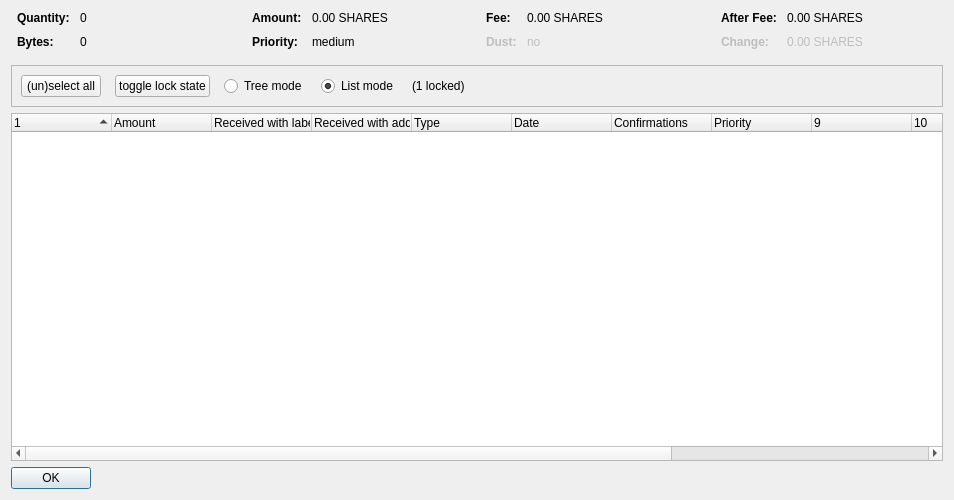
<?xml version="1.0" encoding="UTF-8"?>
<ui version="4.0">
 <class>CoinControlDialog</class>
 <widget class="QDialog" name="CoinControlDialog">
  <property name="geometry">
   <rect>
    <x>0</x>
    <y>0</y>
    <width>954</width>
    <height>500</height>
   </rect>
  </property>
  <property name="windowTitle">
   <string>Coin Selection</string>
  </property>
  <layout class="QVBoxLayout" name="verticalLayout">
   <item>
    <layout class="QHBoxLayout" name="horizontalLayoutTop" stretch="0,0,0,0">
     <property name="topMargin">
      <number>0</number>
     </property>
     <property name="bottomMargin">
      <number>10</number>
     </property>
     <item>
      <layout class="QFormLayout" name="formLayoutCoinControl1">
       <property name="horizontalSpacing">
        <number>10</number>
       </property>
       <property name="verticalSpacing">
        <number>10</number>
       </property>
       <property name="leftMargin">
        <number>6</number>
       </property>
       <property name="rightMargin">
        <number>6</number>
       </property>
       <item row="0" column="0">
        <widget class="QLabel" name="labelCoinControlQuantityText">
         <property name="font">
          <font>
           <weight>75</weight>
           <bold>true</bold>
          </font>
         </property>
         <property name="text">
          <string>Quantity:</string>
         </property>
        </widget>
       </item>
       <item row="0" column="1">
        <widget class="QLabel" name="labelCoinControlQuantity">
         <property name="cursor">
          <cursorShape>IBeamCursor</cursorShape>
         </property>
         <property name="contextMenuPolicy">
          <enum>Qt::ActionsContextMenu</enum>
         </property>
         <property name="text">
          <string notr="true">0</string>
         </property>
         <property name="textInteractionFlags">
          <set>Qt::LinksAccessibleByMouse|Qt::TextSelectableByKeyboard|Qt::TextSelectableByMouse</set>
         </property>
        </widget>
       </item>
       <item row="1" column="0">
        <widget class="QLabel" name="labelCoinControlBytesText">
         <property name="font">
          <font>
           <weight>75</weight>
           <bold>true</bold>
          </font>
         </property>
         <property name="text">
          <string>Bytes:</string>
         </property>
        </widget>
       </item>
       <item row="1" column="1">
        <widget class="QLabel" name="labelCoinControlBytes">
         <property name="cursor">
          <cursorShape>IBeamCursor</cursorShape>
         </property>
         <property name="contextMenuPolicy">
          <enum>Qt::ActionsContextMenu</enum>
         </property>
         <property name="text">
          <string notr="true">0</string>
         </property>
         <property name="textInteractionFlags">
          <set>Qt::LinksAccessibleByMouse|Qt::TextSelectableByKeyboard|Qt::TextSelectableByMouse</set>
         </property>
        </widget>
       </item>
      </layout>
     </item>
     <item>
      <layout class="QFormLayout" name="formLayoutCoinControl2">
       <property name="horizontalSpacing">
        <number>10</number>
       </property>
       <property name="verticalSpacing">
        <number>10</number>
       </property>
       <property name="leftMargin">
        <number>6</number>
       </property>
       <property name="rightMargin">
        <number>6</number>
       </property>
       <item row="0" column="0">
        <widget class="QLabel" name="labelCoinControlAmountText">
         <property name="font">
          <font>
           <weight>75</weight>
           <bold>true</bold>
          </font>
         </property>
         <property name="text">
          <string>Amount:</string>
         </property>
        </widget>
       </item>
       <item row="0" column="1">
        <widget class="QLabel" name="labelCoinControlAmount">
         <property name="cursor">
          <cursorShape>IBeamCursor</cursorShape>
         </property>
         <property name="contextMenuPolicy">
          <enum>Qt::ActionsContextMenu</enum>
         </property>
         <property name="text">
          <string notr="true">0.00 SHARES</string>
         </property>
         <property name="textInteractionFlags">
          <set>Qt::LinksAccessibleByMouse|Qt::TextSelectableByKeyboard|Qt::TextSelectableByMouse</set>
         </property>
        </widget>
       </item>
       <item row="1" column="0">
        <widget class="QLabel" name="labelCoinControlPriorityText">
         <property name="font">
          <font>
           <weight>75</weight>
           <bold>true</bold>
          </font>
         </property>
         <property name="text">
          <string>Priority:</string>
         </property>
        </widget>
       </item>
       <item row="1" column="1">
        <widget class="QLabel" name="labelCoinControlPriority">
         <property name="cursor">
          <cursorShape>IBeamCursor</cursorShape>
         </property>
         <property name="contextMenuPolicy">
          <enum>Qt::ActionsContextMenu</enum>
         </property>
         <property name="text">
          <string>medium</string>
         </property>
         <property name="textInteractionFlags">
          <set>Qt::LinksAccessibleByMouse|Qt::TextSelectableByKeyboard|Qt::TextSelectableByMouse</set>
         </property>
        </widget>
       </item>
      </layout>
     </item>
     <item>
      <layout class="QFormLayout" name="formLayoutCoinControl3">
       <property name="horizontalSpacing">
        <number>10</number>
       </property>
       <property name="verticalSpacing">
        <number>10</number>
       </property>
       <property name="leftMargin">
        <number>6</number>
       </property>
       <property name="rightMargin">
        <number>6</number>
       </property>
       <item row="0" column="0">
        <widget class="QLabel" name="labelCoinControlFeeText">
         <property name="font">
          <font>
           <weight>75</weight>
           <bold>true</bold>
          </font>
         </property>
         <property name="text">
          <string>Fee:</string>
         </property>
        </widget>
       </item>
       <item row="0" column="1">
        <widget class="QLabel" name="labelCoinControlFee">
         <property name="cursor">
          <cursorShape>IBeamCursor</cursorShape>
         </property>
         <property name="contextMenuPolicy">
          <enum>Qt::ActionsContextMenu</enum>
         </property>
         <property name="text">
          <string notr="true">0.00 SHARES</string>
         </property>
         <property name="textInteractionFlags">
          <set>Qt::LinksAccessibleByMouse|Qt::TextSelectableByKeyboard|Qt::TextSelectableByMouse</set>
         </property>
        </widget>
       </item>
       <item row="1" column="0">
        <widget class="QLabel" name="labelCoinControlLowOutputText">
         <property name="enabled">
          <bool>false</bool>
         </property>
         <property name="font">
          <font>
           <weight>75</weight>
           <bold>true</bold>
          </font>
         </property>
         <property name="text">
          <string>Dust:</string>
         </property>
        </widget>
       </item>
       <item row="1" column="1">
        <widget class="QLabel" name="labelCoinControlLowOutput">
         <property name="enabled">
          <bool>false</bool>
         </property>
         <property name="cursor">
          <cursorShape>IBeamCursor</cursorShape>
         </property>
         <property name="contextMenuPolicy">
          <enum>Qt::ActionsContextMenu</enum>
         </property>
         <property name="text">
          <string>no</string>
         </property>
         <property name="textInteractionFlags">
          <set>Qt::LinksAccessibleByMouse|Qt::TextSelectableByKeyboard|Qt::TextSelectableByMouse</set>
         </property>
        </widget>
       </item>
      </layout>
     </item>
     <item>
      <layout class="QFormLayout" name="formLayoutCoinControl4">
       <property name="horizontalSpacing">
        <number>10</number>
       </property>
       <property name="verticalSpacing">
        <number>10</number>
       </property>
       <property name="leftMargin">
        <number>6</number>
       </property>
       <property name="rightMargin">
        <number>6</number>
       </property>
       <item row="0" column="0">
        <widget class="QLabel" name="labelCoinControlAfterFeeText">
         <property name="font">
          <font>
           <weight>75</weight>
           <bold>true</bold>
          </font>
         </property>
         <property name="text">
          <string>After Fee:</string>
         </property>
        </widget>
       </item>
       <item row="0" column="1">
        <widget class="QLabel" name="labelCoinControlAfterFee">
         <property name="cursor">
          <cursorShape>IBeamCursor</cursorShape>
         </property>
         <property name="contextMenuPolicy">
          <enum>Qt::ActionsContextMenu</enum>
         </property>
         <property name="text">
          <string notr="true">0.00 SHARES</string>
         </property>
         <property name="textInteractionFlags">
          <set>Qt::LinksAccessibleByMouse|Qt::TextSelectableByKeyboard|Qt::TextSelectableByMouse</set>
         </property>
        </widget>
       </item>
       <item row="1" column="0">
        <widget class="QLabel" name="labelCoinControlChangeText">
         <property name="enabled">
          <bool>false</bool>
         </property>
         <property name="font">
          <font>
           <weight>75</weight>
           <bold>true</bold>
          </font>
         </property>
         <property name="text">
          <string>Change:</string>
         </property>
        </widget>
       </item>
       <item row="1" column="1">
        <widget class="QLabel" name="labelCoinControlChange">
         <property name="enabled">
          <bool>false</bool>
         </property>
         <property name="cursor">
          <cursorShape>IBeamCursor</cursorShape>
         </property>
         <property name="contextMenuPolicy">
          <enum>Qt::ActionsContextMenu</enum>
         </property>
         <property name="text">
          <string notr="true">0.00 SHARES</string>
         </property>
         <property name="textInteractionFlags">
          <set>Qt::LinksAccessibleByMouse|Qt::TextSelectableByKeyboard|Qt::TextSelectableByMouse</set>
         </property>
        </widget>
       </item>
      </layout>
     </item>
    </layout>
   </item>
   <item>
    <widget class="QFrame" name="frame">
     <property name="minimumSize">
      <size>
       <width>0</width>
       <height>40</height>
      </size>
     </property>
     <property name="frameShape">
      <enum>QFrame::StyledPanel</enum>
     </property>
     <property name="frameShadow">
      <enum>QFrame::Sunken</enum>
     </property>
     <layout class="QHBoxLayout" name="horizontalLayout">
      <item>
       <layout class="QHBoxLayout" name="horizontalLayoutPanel" stretch="0,0,0,0,0,0">
        <property name="spacing">
         <number>14</number>
        </property>
        <item>
         <widget class="QPushButton" name="pushButtonSelectAll">
          <property name="sizePolicy">
           <sizepolicy hsizetype="Maximum" vsizetype="Fixed">
            <horstretch>0</horstretch>
            <verstretch>0</verstretch>
           </sizepolicy>
          </property>
          <property name="text">
           <string>(un)select all</string>
          </property>
          <property name="autoDefault">
           <bool>false</bool>
          </property>
         </widget>
        </item>
        <item>
         <widget class="QPushButton" name="pushButtonToggleLock">
          <property name="sizePolicy">
           <sizepolicy hsizetype="Maximum" vsizetype="Fixed">
            <horstretch>0</horstretch>
            <verstretch>0</verstretch>
           </sizepolicy>
          </property>
          <property name="text">
           <string>toggle lock state</string>
          </property>
          <property name="autoDefault">
           <bool>false</bool>
          </property>
         </widget>
        </item>
        <item>
         <widget class="QRadioButton" name="radioTreeMode">
          <property name="sizePolicy">
           <sizepolicy hsizetype="Maximum" vsizetype="Fixed">
            <horstretch>0</horstretch>
            <verstretch>0</verstretch>
           </sizepolicy>
          </property>
          <property name="text">
           <string>Tree mode</string>
          </property>
         </widget>
        </item>
        <item>
         <widget class="QRadioButton" name="radioListMode">
          <property name="sizePolicy">
           <sizepolicy hsizetype="Maximum" vsizetype="Fixed">
            <horstretch>0</horstretch>
            <verstretch>0</verstretch>
           </sizepolicy>
          </property>
          <property name="text">
           <string>List mode</string>
          </property>
          <property name="checked">
           <bool>true</bool>
          </property>
         </widget>
        </item>
        <item>
         <widget class="QLabel" name="labelLocked">
          <property name="text">
           <string>(1 locked)</string>
          </property>
         </widget>
        </item>
        <item>
         <spacer name="horizontalSpacer">
          <property name="orientation">
           <enum>Qt::Horizontal</enum>
          </property>
          <property name="sizeHint" stdset="0">
           <size>
            <width>40</width>
            <height>20</height>
           </size>
          </property>
         </spacer>
        </item>
       </layout>
      </item>
     </layout>
    </widget>
   </item>
   <item>
    <widget class="CoinControlTreeWidget" name="treeWidget">
     <property name="contextMenuPolicy">
      <enum>Qt::CustomContextMenu</enum>
     </property>
     <property name="sortingEnabled">
      <bool>false</bool>
     </property>
     <property name="columnCount">
      <number>13</number>
     </property>
     <attribute name="headerShowSortIndicator" stdset="0">
      <bool>true</bool>
     </attribute>
     <attribute name="headerStretchLastSection">
      <bool>false</bool>
     </attribute>
     <column>
      <property name="text">
       <string/>
      </property>
     </column>
     <column>
      <property name="text">
       <string>Amount</string>
      </property>
     </column>
     <column>
      <property name="text">
       <string>Received with label</string>
      </property>
     </column>
     <column>
      <property name="text">
       <string>Received with address</string>
      </property>
     </column>
     <column>
      <property name="text">
	<string>Type</string>
      </property>
     </column>
     <column>
      <property name="text">	 
       <string>Date</string>
      </property>
     </column>
     <column>
      <property name="text">
       <string>Confirmations</string>
      </property>
      <property name="toolTip">
       <string>Confirmed</string>
      </property>
     </column>
     <column>
      <property name="text">
       <string>Priority</string>
      </property>
     </column>
     <column>
      <property name="text">
       <string/>
      </property>
     </column>
     <column>
      <property name="text">
       <string/>
      </property>
     </column>
     <column>
      <property name="text">
       <string/>
      </property>
     </column>
     <column>
      <property name="text">
       <string/>
      </property>
     </column>
     <column>
      <property name="text">
       <string/>
      </property>
     </column>
    </widget>
   </item>
   <item>
    <widget class="QDialogButtonBox" name="buttonBox">
     <property name="sizePolicy">
      <sizepolicy hsizetype="Maximum" vsizetype="Fixed">
       <horstretch>0</horstretch>
       <verstretch>0</verstretch>
      </sizepolicy>
     </property>
     <property name="orientation">
      <enum>Qt::Horizontal</enum>
     </property>
     <property name="standardButtons">
      <set>QDialogButtonBox::Ok</set>
     </property>
    </widget>
   </item>
  </layout>
 </widget>
 <customwidgets>
  <customwidget>
   <class>CoinControlTreeWidget</class>
   <extends>QTreeWidget</extends>
   <header>coincontroltreewidget.h</header>
  </customwidget>
 </customwidgets>
 <resources/>
 <connections/>
</ui>
